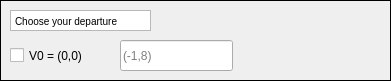
  <widget class="QFrame" name="frame_3">
   <property name="geometry">
    <rect>
     <x>10</x>
     <y>220</y>
     <width>391</width>
     <height>81</height>
    </rect>
   </property>
   <property name="frameShape">
    <enum>QFrame::Box</enum>
   </property>
   <property name="frameShadow">
    <enum>QFrame::Plain</enum>
   </property>
   <widget class="QLineEdit" name="LineEdit_Name">
    <property name="geometry">
     <rect>
      <x>120</x>
      <y>40</y>
      <width>113</width>
      <height>31</height>
     </rect>
    </property>
    <property name="inputMask">
     <string/>
    </property>
    <property name="placeholderText">
     <string>(-1,8)</string>
    </property>
    <property name="clearButtonEnabled">
     <bool>false</bool>
    </property>
   </widget>
   <widget class="QTextBrowser" name="Display_title4">
    <property name="geometry">
     <rect>
      <x>10</x>
      <y>10</y>
      <width>141</width>
      <height>21</height>
     </rect>
    </property>
    <property name="autoFillBackground">
     <bool>false</bool>
    </property>
    <property name="frameShape">
     <enum>QFrame::StyledPanel</enum>
    </property>
    <property name="verticalScrollBarPolicy">
     <enum>Qt::ScrollBarAlwaysOff</enum>
    </property>
    <property name="html">
     <string>&lt;!DOCTYPE HTML PUBLIC &quot;-//W3C//DTD HTML 4.0//EN&quot; &quot;http://www.w3.org/TR/REC-html40/strict.dtd&quot;&gt;
&lt;html&gt;&lt;head&gt;&lt;meta name=&quot;qrichtext&quot; content=&quot;1&quot; /&gt;&lt;style type=&quot;text/css&quot;&gt;
p, li { white-space: pre-wrap; }
&lt;/style&gt;&lt;/head&gt;&lt;body style=&quot; font-family:'MS Shell Dlg 2'; font-size:7.8pt; font-weight:400; font-style:normal;&quot;&gt;
&lt;p style=&quot; margin-top:0px; margin-bottom:0px; margin-left:0px; margin-right:0px; -qt-block-indent:0; text-indent:0px;&quot;&gt;Choose your departure&lt;/p&gt;&lt;/body&gt;&lt;/html&gt;</string>
    </property>
   </widget>
   <widget class="QCheckBox" name="checkBox_v0">
    <property name="geometry">
     <rect>
      <x>10</x>
      <y>40</y>
      <width>83</width>
      <height>31</height>
     </rect>
    </property>
    <property name="text">
     <string>V0 = (0,0)</string>
    </property>
   </widget>
  </widget>
